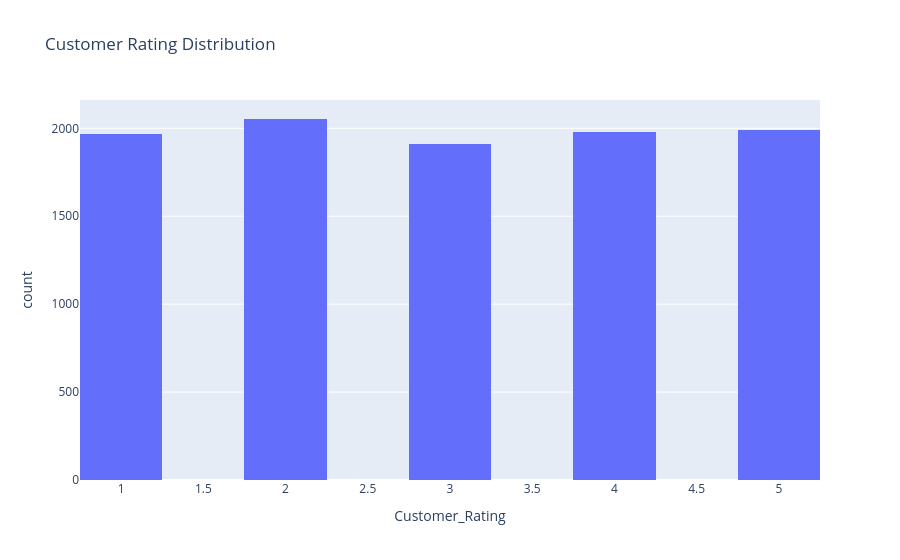

The notebook cell this image was saved under:
### Markdown cell above
**Code Cell 6
Customer Rating Distribution**

### Code cell
fig = px.histogram(

    df,

    x="Customer_Rating",

    nbins=10,

    title="Customer Rating Distribution"

)

fig.show()

### Figure 1 — Plotly figure (JSON) as saved in the notebook; plotly's stock layout.template omitted (floating-point values rounded to 4 significant figures; data arrays with more than 128 entries replaced by an {"elided": "..."} marker saying what was removed)
{"data": [{"bingroup": "x", "hovertemplate": "Customer_Rating=%{x}<br>count=%{y}<extra></extra>", "legendgroup": "", "marker": {"color": "#636efa", "pattern": {"shape": ""}}, "name": "", "nbinsx": 10, "orientation": "v", "showlegend": false, "type": "histogram", "x": {"elided": "10100 float values"}, "xaxis": "x", "yaxis": "y"}], "layout": {"barmode": "relative", "legend": {"tracegroupgap": 0}, "title": {"text": "Customer Rating Distribution"}, "xaxis": {"anchor": "y", "domain": [0, 1], "title": {"text": "Customer_Rating"}}, "yaxis": {"anchor": "x", "domain": [0, 1], "title": {"text": "count"}}}}
